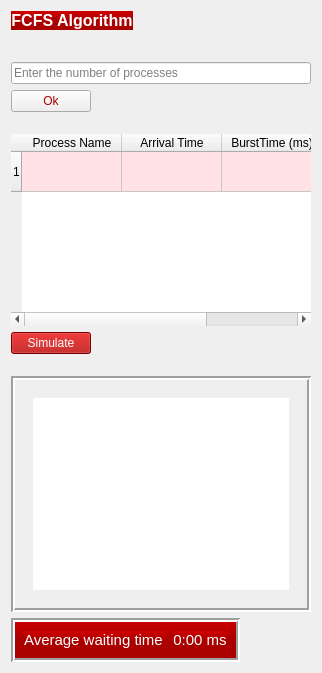
            <widget class="QWidget" name="page_1">
             <layout class="QVBoxLayout" name="verticalLayout_9">
              <item>
               <widget class="QLabel" name="label_7">
                <property name="sizePolicy">
                 <sizepolicy hsizetype="Fixed" vsizetype="Fixed">
                  <horstretch>0</horstretch>
                  <verstretch>0</verstretch>
                 </sizepolicy>
                </property>
                <property name="font">
                 <font>
                  <pointsize>12</pointsize>
                  <weight>75</weight>
                  <bold>true</bold>
                 </font>
                </property>
                <property name="styleSheet">
                 <string notr="true"> background-color: QLinearGradient(x1:0, y1:0, x2:0, y2:1, stop:0  rgb(208, 0, 0), stop: 0.5 rgb(170, 0, 0));
</string>
                </property>
                <property name="text">
                 <string>&lt;html&gt;&lt;head/&gt;&lt;body&gt;&lt;p align=&quot;center&quot;&gt;&lt;span style=&quot; color:#ffffff;&quot;&gt;FCFS Algorithm&lt;/span&gt;&lt;/p&gt;&lt;/body&gt;&lt;/html&gt;</string>
                </property>
                <property name="textFormat">
                 <enum>Qt::RichText</enum>
                </property>
               </widget>
              </item>
              <item>
               <widget class="Line" name="line_5">
                <property name="sizePolicy">
                 <sizepolicy hsizetype="Fixed" vsizetype="Fixed">
                  <horstretch>0</horstretch>
                  <verstretch>0</verstretch>
                 </sizepolicy>
                </property>
                <property name="minimumSize">
                 <size>
                  <width>0</width>
                  <height>20</height>
                 </size>
                </property>
                <property name="styleSheet">
                 <string notr="true">border:none</string>
                </property>
                <property name="orientation">
                 <enum>Qt::Vertical</enum>
                </property>
               </widget>
              </item>
              <item>
               <layout class="QVBoxLayout" name="verticalLayout_7">
                <item>
                 <widget class="QLineEdit" name="process_no_1">
                  <property name="sizePolicy">
                   <sizepolicy hsizetype="Maximum" vsizetype="Preferred">
                    <horstretch>0</horstretch>
                    <verstretch>0</verstretch>
                   </sizepolicy>
                  </property>
                  <property name="maximumSize">
                   <size>
                    <width>300</width>
                    <height>16777215</height>
                   </size>
                  </property>
                  <property name="styleSheet">
                   <string notr="true">font: 75  9pt &quot;MS Shell Dlg 2&quot;;


	color: rgb(0, 0, 0);</string>
                  </property>
                  <property name="text">
                   <string/>
                  </property>
                  <property name="placeholderText">
                   <string>Enter the number of processes</string>
                  </property>
                 </widget>
                </item>
                <item>
                 <widget class="QPushButton" name="ok_1">
                  <property name="sizePolicy">
                   <sizepolicy hsizetype="Fixed" vsizetype="Fixed">
                    <horstretch>0</horstretch>
                    <verstretch>0</verstretch>
                   </sizepolicy>
                  </property>
                  <property name="styleSheet">
                   <string notr="true">QPushButton::hover

{

	background-color: rgb(255, 0, 0);
	color: rgb(255, 255, 255);
}

QPushButton{
	
	font: 75  11pt bold &quot;Perpetua Titling MT&quot;;

	color: rgb(170, 0, 0);


}

QPushButton:pressed
{
    background-color: QLinearGradient( x1: 0, y1: 0, x2: 0, y2: 1, stop: 0 #2d2d2d, stop: 0.1 #2b2b2b, stop: 0.5 #292929, stop: 0.9 #282828, stop: 1 #252525);
}</string>
                  </property>
                  <property name="text">
                   <string>Ok</string>
                  </property>
                 </widget>
                </item>
                <item>
                 <widget class="Line" name="line_15">
                  <property name="sizePolicy">
                   <sizepolicy hsizetype="Fixed" vsizetype="Fixed">
                    <horstretch>0</horstretch>
                    <verstretch>0</verstretch>
                   </sizepolicy>
                  </property>
                  <property name="minimumSize">
                   <size>
                    <width>0</width>
                    <height>10</height>
                   </size>
                  </property>
                  <property name="styleSheet">
                   <string notr="true">border:none
</string>
                  </property>
                  <property name="orientation">
                   <enum>Qt::Vertical</enum>
                  </property>
                 </widget>
                </item>
                <item>
                 <widget class="QTableWidget" name="tableWidget_1">
                  <property name="sizePolicy">
                   <sizepolicy hsizetype="Minimum" vsizetype="Expanding">
                    <horstretch>0</horstretch>
                    <verstretch>0</verstretch>
                   </sizepolicy>
                  </property>
                  <property name="maximumSize">
                   <size>
                    <width>420</width>
                    <height>16777215</height>
                   </size>
                  </property>
                  <property name="styleSheet">
                   <string notr="true">QTableWidge::hover

{

	background-color: rgb(255, 0, 0);
}

QTableWidget::item::hover

{

	background-color: rgb(255, 255, 255);
	color: rgb(0, 0, 0);

}
QTableWidget::item::selected::none

{
background-color: rgb(255, 225, 230);
	color: rgb(0, 0, 0);

}
QTableWidget{
		font: 75 12pt bold &quot;Perpetua Titling MT&quot;;

	color: rgb(0, 0, 0);
border:none;
}

</string>
                  </property>
                  <property name="editTriggers">
                   <set>QAbstractItemView::AllEditTriggers</set>
                  </property>
                  <attribute name="verticalHeaderMinimumSectionSize">
                   <number>30</number>
                  </attribute>
                  <attribute name="verticalHeaderDefaultSectionSize">
                   <number>40</number>
                  </attribute>
                  <row>
                   <property name="text">
                    <string>1</string>
                   </property>
                  </row>
                  <column>
                   <property name="text">
                    <string>Process Name</string>
                   </property>
                  </column>
                  <column>
                   <property name="text">
                    <string>Arrival Time</string>
                   </property>
                  </column>
                  <column>
                   <property name="text">
                    <string>BurstTime (ms)</string>
                   </property>
                  </column>
                 </widget>
                </item>
                <item>
                 <widget class="QPushButton" name="simulate_1">
                  <property name="sizePolicy">
                   <sizepolicy hsizetype="Fixed" vsizetype="Fixed">
                    <horstretch>0</horstretch>
                    <verstretch>0</verstretch>
                   </sizepolicy>
                  </property>
                  <property name="styleSheet">
                   <string notr="true">QPushButton::hover

{

	background-color: rgb(255, 0, 0);
}

QPushButton{
	
	font: 75  11pt bold &quot;Perpetua Titling MT&quot;;

	color: rgb(255, 255, 255);
	background-color: rgb(170, 0, 0);


}

QPushButton:pressed
{
    background-color: QLinearGradient( x1: 0, y1: 0, x2: 0, y2: 1, stop: 0 #2d2d2d, stop: 0.1 #2b2b2b, stop: 0.5 #292929, stop: 0.9 #282828, stop: 1 #252525);
}</string>
                  </property>
                  <property name="text">
                   <string>Simulate</string>
                  </property>
                 </widget>
                </item>
               </layout>
              </item>
              <item>
               <widget class="Line" name="line_11">
                <property name="sizePolicy">
                 <sizepolicy hsizetype="Fixed" vsizetype="Fixed">
                  <horstretch>0</horstretch>
                  <verstretch>0</verstretch>
                 </sizepolicy>
                </property>
                <property name="minimumSize">
                 <size>
                  <width>0</width>
                  <height>10</height>
                 </size>
                </property>
                <property name="styleSheet">
                 <string notr="true">border:none</string>
                </property>
                <property name="orientation">
                 <enum>Qt::Vertical</enum>
                </property>
               </widget>
              </item>
              <item>
               <widget class="QFrame" name="frame_13">
                <property name="sizePolicy">
                 <sizepolicy hsizetype="Expanding" vsizetype="Expanding">
                  <horstretch>0</horstretch>
                  <verstretch>0</verstretch>
                 </sizepolicy>
                </property>
                <property name="styleSheet">
                 <string notr="true"/>
                </property>
                <property name="frameShape">
                 <enum>QFrame::Box</enum>
                </property>
                <property name="frameShadow">
                 <enum>QFrame::Sunken</enum>
                </property>
                <property name="lineWidth">
                 <number>2</number>
                </property>
                <layout class="QVBoxLayout" name="verticalLayout_12">
                 <item>
                  <widget class="QScrollArea" name="scrollArea_6">
                   <property name="styleSheet">
                    <string notr="true">border:none;</string>
                   </property>
                   <property name="widgetResizable">
                    <bool>true</bool>
                   </property>
                   <widget class="QWidget" name="scrollAreaWidgetContents_6">
                    <property name="geometry">
                     <rect>
                      <x>0</x>
                      <y>0</y>
                      <width>884</width>
                      <height>227</height>
                     </rect>
                    </property>
                    <layout class="QGridLayout" name="gridLayout_10">
                     <item row="0" column="0">
                      <widget class="QGraphicsView" name="graphicsView_1"/>
                     </item>
                    </layout>
                   </widget>
                  </widget>
                 </item>
                </layout>
               </widget>
              </item>
              <item>
               <widget class="QFrame" name="frame_10">
                <property name="sizePolicy">
                 <sizepolicy hsizetype="Fixed" vsizetype="Fixed">
                  <horstretch>0</horstretch>
                  <verstretch>0</verstretch>
                 </sizepolicy>
                </property>
                <property name="styleSheet">
                 <string notr="true"> background-color: QLinearGradient(x1:0, y1:0, x2:0, y2:1, stop:0  rgb(208, 0, 0), stop: 0.5 rgb(170, 0, 0));</string>
                </property>
                <property name="frameShape">
                 <enum>QFrame::Box</enum>
                </property>
                <property name="frameShadow">
                 <enum>QFrame::Sunken</enum>
                </property>
                <property name="lineWidth">
                 <number>2</number>
                </property>
                <layout class="QHBoxLayout" name="horizontalLayout_4">
                 <item>
                  <widget class="QLabel" name="label_14">
                   <property name="sizePolicy">
                    <sizepolicy hsizetype="Fixed" vsizetype="Fixed">
                     <horstretch>0</horstretch>
                     <verstretch>0</verstretch>
                    </sizepolicy>
                   </property>
                   <property name="font">
                    <font>
                     <pointsize>12</pointsize>
                     <weight>75</weight>
                     <bold>true</bold>
                    </font>
                   </property>
                   <property name="styleSheet">
                    <string notr="true">color: rgb(122, 122, 122);</string>
                   </property>
                   <property name="text">
                    <string>&lt;html&gt;&lt;head/&gt;&lt;body&gt;&lt;p align=&quot;center&quot;&gt;&lt;span style=&quot; font-size:11pt; font-weight:400; color:#ffffff;&quot;&gt;Average waiting time &lt;/span&gt;&lt;/p&gt;&lt;/body&gt;&lt;/html&gt;</string>
                   </property>
                   <property name="textFormat">
                    <enum>Qt::RichText</enum>
                   </property>
                  </widget>
                 </item>
                 <item>
                  <widget class="QLabel" name="t_waiting_1">
                   <property name="sizePolicy">
                    <sizepolicy hsizetype="Fixed" vsizetype="Fixed">
                     <horstretch>0</horstretch>
                     <verstretch>0</verstretch>
                    </sizepolicy>
                   </property>
                   <property name="font">
                    <font>
                     <pointsize>12</pointsize>
                     <weight>75</weight>
                     <bold>true</bold>
                    </font>
                   </property>
                   <property name="styleSheet">
                    <string notr="true"/>
                   </property>
                   <property name="text">
                    <string>&lt;html&gt;&lt;head/&gt;&lt;body&gt;&lt;p align=&quot;center&quot;&gt;&lt;span style=&quot; font-size:11pt; font-weight:400; color:#ffffff;&quot;&gt;0:00 ms&lt;/span&gt;&lt;/p&gt;&lt;/body&gt;&lt;/html&gt;</string>
                   </property>
                   <property name="textFormat">
                    <enum>Qt::RichText</enum>
                   </property>
                  </widget>
                 </item>
                </layout>
               </widget>
              </item>
             </layout>
            </widget>
